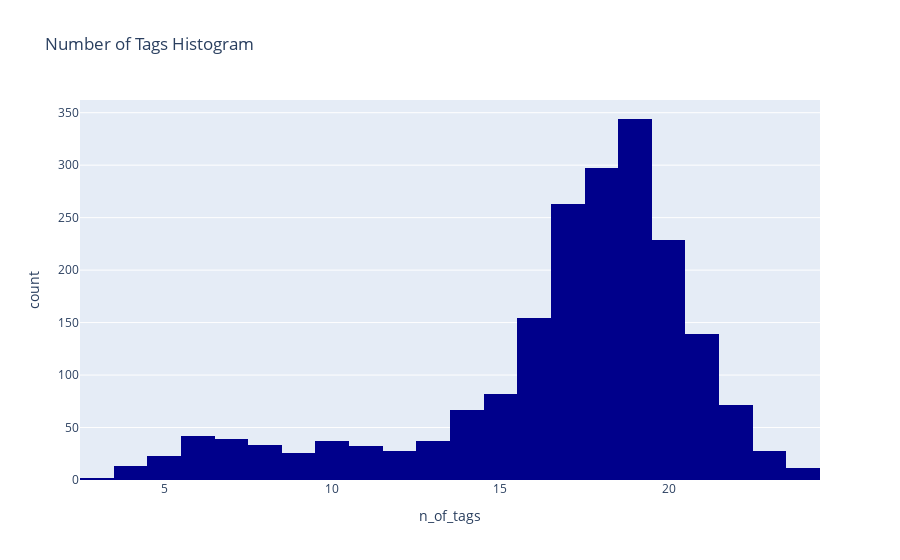

Source (notebook cell):
### Code cell
# Crea el gráfico interactivo con Plotly
fig1 = px.histogram(df, x="n_of_tags", nbins=30, title="Number of Tags Histogram")
fig1.update_traces(marker=dict(color='#00008B'), selector=dict(type='histogram'))

# Muestra el gráfico
fig1.show()

### Figure 1 — Plotly figure (JSON) as saved in the notebook; plotly's stock layout.template omitted (floating-point values rounded to 4 significant figures; data arrays with more than 128 entries replaced by an {"elided": "..."} marker saying what was removed)
{"data": [{"alignmentgroup": "True", "bingroup": "x", "hovertemplate": "n_of_tags=%{x}<br>count=%{y}<extra></extra>", "legendgroup": "", "marker": {"color": "#00008B", "pattern": {"shape": ""}}, "name": "", "nbinsx": 30, "offsetgroup": "", "orientation": "v", "showlegend": false, "type": "histogram", "x": {"elided": "1997 int values"}, "xaxis": "x", "yaxis": "y"}], "layout": {"autosize": true, "barmode": "relative", "legend": {"tracegroupgap": 0}, "title": {"text": "Number of Tags Histogram"}, "xaxis": {"anchor": "y", "autorange": true, "domain": [0, 1], "range": [2.5, 24.5], "title": {"text": "n_of_tags"}, "type": "linear"}, "yaxis": {"anchor": "x", "autorange": true, "domain": [0, 1], "range": [0, 362.1], "title": {"text": "count"}}}}
